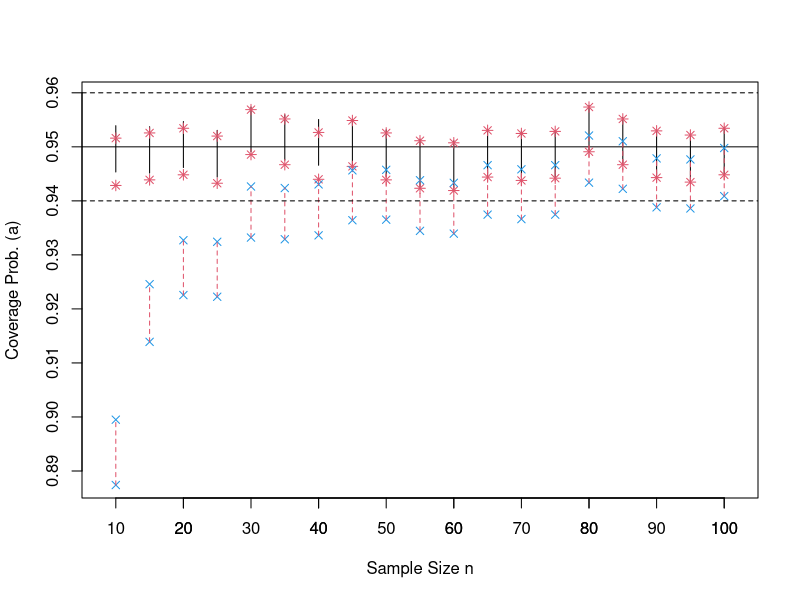
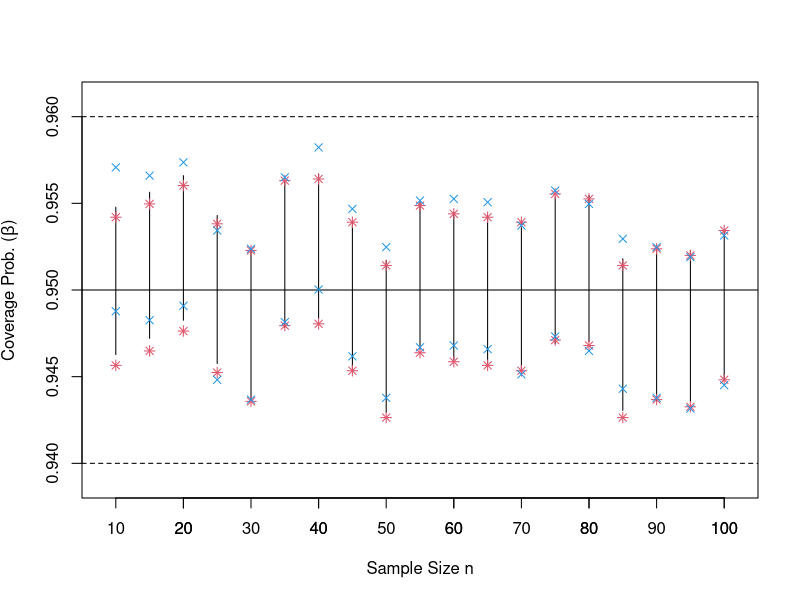

Write R code to recreate these figures, in order.
# Generating Figures 1 and 2 as well as Table 1.  ####
# After running this scirpt file check text file Table1.txt

# _______________________________________________ ####
# Cleaning Workspace (recommended):
# rm(list=ls(all=TRUE))
#---------------------------------------- --

# Functions to be used: ####
#-------------------------------- --
# Agresti-Coul interval for binomial proportion ####

AgrestiCoul = function(V, MM) {
  zp = qnorm(0.975, mean = 0, sd = 1)
  z2 = zp^2
  phat = (V + (z2 / 2)) / (MM + z2)
  SAC = zp * sqrt((phat * (1 - phat)) / (MM + z2))
  ACinterval = cbind(phat - SAC, phat + SAC)
  return(ACinterval)
}

# __________________________________________________ ####

#--------------------------------------- --

#--- FIgs 1  Plot: ####
# Coverage frequencies of PL, APL, and WA intervals for a
# in M simulated samples.
# Considered sample sizes:
enitas = seq(10, 100, by = 10)
# number of total simulated samples
M = 10000
Ns = c(10, 15, 20, 25, 30, 35, 40, 45, 50, 55, 60, 65, 70, 75, 80, 85, 90, 95, 100)
# n=Ns[8]
# Coverage probs of proposed intervals PL for a Gumbel:
PLa = c(
  9498, 9496, 9506, 9489, 9534, 9519, 9510, 9510, 9490, 9472,
  9469, 9491, 9488, 9488, 9537, 9514, 9489, 9480, 9495
)
# van intervalos AGrestiCoul para proporción binomial:
PLaBin = AgrestiCoul(PLa, M)
#---------------------- --
# coverage probabilities for APL asymptotic prof like intervals for a:
APLa = c(
  9474, 9484, 9493, 9478, 9529, 9511, 9485, 9508, 9484, 9469,
  9465, 9489, 9483, 9487, 9534, 9511, 9488, 9480, 9493
)
APLaBin = AgrestiCoul(APLa, M)
#---------------------- --
# coverage probabilities for WALD For a, denoted as WA:
WAa = c(
  8936, 9194, 9278, 9275, 9381, 9378, 9385, 9412, 9413, 9393, 9388, 9422,
  9414, 9422, 9479, 9468, 9435, 9433, 9455
)
WAaBin = AgrestiCoul(WAa, M)

# Figure 1 Cov probs of proposed intervals for a vs sample size
X11()
plot(c(5, 105), c(0.95, 0.95),
  type = "l", lty = 1,
  ylab = "Coverage Prob. (a)",
  xlab = "Sample Size n", xlim = c(5, 105), ylim = c(0.885, 0.962), yaxs = "i",
  xaxs = "i"
)
axis(side = 1, at = enitas, tick = TRUE)
for (i in (1:19)) {
  lines(c(Ns[i], Ns[i]), PLaBin[i, ], lty = 1, col = 1)
  points(c(Ns[i], Ns[i]), APLaBin[i, ], pch = 8, col = 2)
  points(c(Ns[i], Ns[i]), WAaBin[i, ], pch = 4, col = 4)
  lines(c(Ns[i], Ns[i]), WAaBin[i, ], lty = 2, col = 2)
}
lines(c(5, 105), c(0.96, 0.96), lty = 2, col = 1)
lines(c(5, 105), c(0.94, 0.94), lty = 2, col = 1)

#------------------------------------ --
#--- FIgs 2  Plot: ####
# Beta: Coverage frequencies of PL, APL, and WA intervals for beta
# in M simulated samples with different sample sizes n.
#------------------------------------ --
# considered sample sizes n
enitas = seq(10, 100, by = 10)
# number of total simulated Gumbel samples per n.
M = 10000
# Coverage frequencies of PL intervals for beta:
# number of intervals that included true value of beta:
PLBeta = c(
  9507, 9516, 9526, 9502, 9482, 9522, 9527, 9498, 9475, 9510,
  9504, 9502, 9498, 9513, 9514, 9476, 9481, 9481, 9493
)
# Agresti-Coull's intervals for the corresponding binomial proportion:
# These intervals estimate the confidence level of these intervals.
PLBetaBin = AgrestiCoul(PLBeta, M)
#---------------------- --
# coverage frequencies of APL intervals for beta:
APLBeta = c(
  9501, 9509, 9520, 9497, 9481, 9523, 9524, 9498, 9472, 9508,
  9503, 9501, 9498, 9515, 9512, 9472, 9482, 9478, 9493
)
APLBetaBin = AgrestiCoul(APLBeta, M)
#---------------------- --
# coverage probabilities for WALD For a, denoted as WA:
WABeta = c(
  9531, 9526, 9534, 9493, 9482, 9525, 9543, 9506, 9483, 9511, 9512,
  9510, 9496, 9517, 9509, 9488, 9483, 9477, 9490
)
WABetaBin = AgrestiCoul(WABeta, M)
#----------------- --
# Figure 2 plot. Coverage probabilities of PL, APL, and WA intervals for beta:
X11()
plot(c(5, 105), c(0.95, 0.95),
  type = "l", lty = 1,
  ylab = expression(paste("Coverage Prob. (", beta, ")")),
  xlab = "Sample Size n", xlim = c(5, 105), ylim = c(0.938, 0.962), yaxs = "i",
  xaxs = "i"
)
axis(side = 1, at = enitas, tick = TRUE)
for (i in (1:19)) {
  lines(c(Ns[i], Ns[i]), PLBetaBin[i, ], lty = 1, col = 1)
  points(c(Ns[i], Ns[i]), APLBetaBin[i, ], pch = 8, col = 2)
  points(c(Ns[i], Ns[i]), WABetaBin[i, ], pch = 4, col = 4)
  # lines(c(Ns[i],Ns[i]),BetaWBin[i,],lty=2,col=2)
}
lines(c(5, 105), c(0.96, 0.96), lty = 2, col = 1)
lines(c(5, 105), c(0.94, 0.94), lty = 2, col = 1)


# ______________________________ ####

# Table 1 is calculated here:  ####
# Sample sizes considered for Table 1:
NS = c(10, 15, 20, 25, 35, 50, 75, 100)
# Coverage frequencies of proposed likelihood region LR of (a,beta):
regprop = c(9484, 9489, 9499, 9474, 9496, 9492, 9482, 9478)
# Agresti-Coull's intervals for estimating their coverage probabilities:
RegpropBin = AgrestiCoul(regprop, M)

# Coverage frequencies of Asymptotic likelihood regions (AR) of (a,beta):
regasint = c(9328, 9384, 9436, 9427, 9457, 9464, 9467, 9468)
# Agresti-Coull's intervals for estimating their coverage probabilities:
RegasintBin = AgrestiCoul(regasint, M)

#------------------------------------ --
# Coverage frequencies of  profile likelihood intervals of
# Gumbel quantile QG10:
IntQpPL = c(9525, 9521, 9548, 9524, 9525, 9469, 9498, 9496)
# Agresti-Coull's intervals for estimating their coverage probabilities:
IntQpPLBin = AgrestiCoul(IntQpPL, M)

# Coverage frequencies of asymptotic profile likelihood (APL) intervals of
# Gumbel quantile QG10
IntQpAPL = c(9305, 9390, 9446, 9447, 9468, 9433, 9472, 9476)
# Agresti-Coull's intervals for estimating their coverage probabilities:
IntQpAPLBin = AgrestiCoul(IntQpAPL, M)

# Summary of coverage probabilities for Gumbel quantile QG10 PL and APL:
CovPRegionsQG10 = cbind(NS, RegpropBin, RegasintBin, IntQpPLBin, IntQpAPLBin)

# ______________________________________ ####
#       Generating outpuf file with results:                 ####
sink(file = "Table1.txt")
cat("Table 1. Agresti-Coull's confidence intervals for binomial proportions")
cat("\n")
cat("of proposed and asymptotic Likelihood Regions, LR and AR, and")
cat("\n")
cat("of PL intervals for Gumbel quantile QG10 and APL intervals.")
cat("\n")
cat("Col 1= N, Cols 2-3= LR, Cols 4-5= AR")
cat("\n")
cat(" Col 5-6=QG10 PL, Cols 7-8= QG10 APL.")
cat("\n")
print(CovPRegionsQG10)
cat("\n")
cat("____________________________________________")
cat("------------------------------------")
sink(file = NULL)
